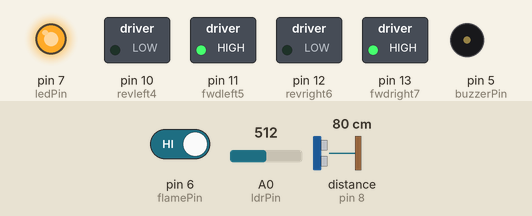
Bench run of a sketch on a simulated Arduino Uno, built with avr-gcc and run on an emulated ATmega328P. Shown: switched loads named in the sketch (green lamp = pin HIGH), output pins drawn as LEDs (lit = HIGH), buzzer (waves = sounding, pin HIGH). Wiring (inferred from the names in the program): ultrasonic range finder: trigger pin 9; echo pin 8. Dashed ring = blinking. Inputs (shaded band) come from the test bench; at power-on: distance to the obstacle (sensor on pin 8) 80 cm, A0 (ldrPin) = 512, pin 6 (flamePin) HIGH. The echo pulse lasts 58.3 µs per cm; pins used as bus, display or sensor lines are not drawn.

Above: at 1.2 s.
1.3 s: distance to the obstacle (sensor on pin 8) set to 7 cm
2.8 s: distance to the obstacle (sensor on pin 8) set to 4 cm
At 3.7 s:
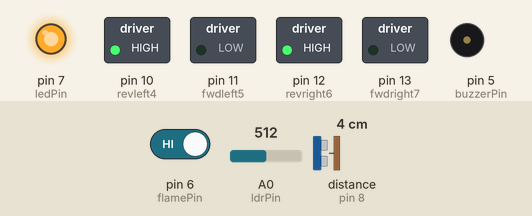
5.8 s: A0 (ldrPin) set to 411
8.8 s: A0 (ldrPin) set to 389
At 10.1 s:
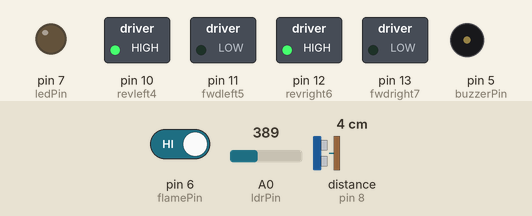
11.8 s: pin 6 (flamePin) driven LOW
At 13.3 s:
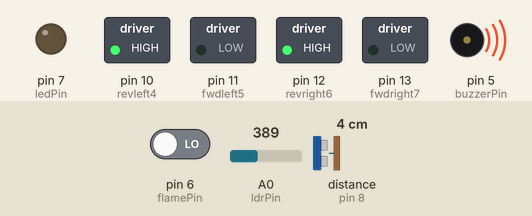
14.8 s: distance to the obstacle (sensor on pin 8) set to 9 cm
At 16.1 s:
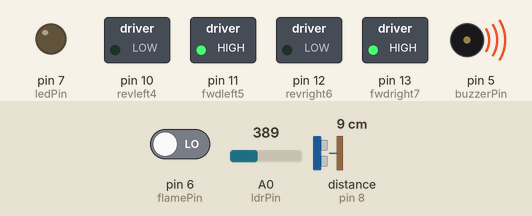
Timing chart, 0 to 17.8 s (numbered marks = the images above; inputs shaded):
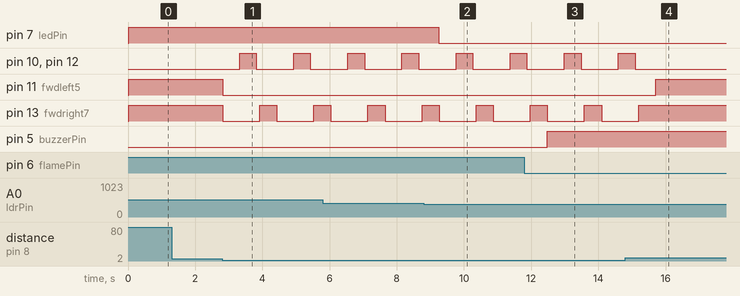

Measured:
- the behaviour switches between 6 and 5 cm on distance to the obstacle (sensor on pin 8) (found by bisection; images 0 and 1)
- the behaviour switches between 401 and 400 on A0 (ldrPin) (found by bisection; images 1 and 2)
- after the input at 1.3 s, every drawn part: stays the same
- after the input at 2.8 s, pin 10 (revleft4), pin 12 (revright6): alternates HIGH for 0.50 s and LOW for 1.1 s, starting after 0.52 s; pin 11 (fwdleft5): HIGH → LOW at once; pin 13 (fwdright7): alternates HIGH for 0.51 s and LOW for 1.1 s, starting at once
- after the input at 8.8 s, pin 7 (ledPin): HIGH → LOW after 0.45 s
- after the input at 11.8 s, pin 5 (buzzerPin): LOW → HIGH after 0.68 s
- after the input at 14.8 s, pin 10 (revleft4), pin 12 (revright6): goes on until 15.1 s, then stays LOW; pin 11 (fwdleft5): LOW → HIGH after 0.91 s; pin 13 (fwdright7): goes on until 15.2 s, then stays HIGH

The sketch:

obstracle_avoidance.ino
```cpp
const int trigPin = 9; // Trig Pin Of HC-SR04
const int echoPin = 8; // Echo Pin Of HC-SR04
const int revleft4 = 10; // Motor Pins
const int fwdleft5 = 11;
const int revright6 = 12;
const int fwdright7 = 13;
const int ledPin = 7;
const int ldrPin = A0;

const int buzzerPin = 5;
const int flamePin = 6;
int Flame = HIGH;

long time, distance;
void setup() {
Serial.begin(9600);
pinMode(revleft4, OUTPUT); // Set Motor Pins
//As O/P
pinMode(fwdleft5, OUTPUT);
pinMode(revright6, OUTPUT);
pinMode(fwdright7, OUTPUT);
pinMode(trigPin, OUTPUT); // Set Trig Pin As
//O/P To Transmit Waves
pinMode(echoPin, INPUT); //Set Echo Pin As
//I/P To Recieve Reflected Waves
Serial.begin(9600);
pinMode(ledPin, OUTPUT);
pinMode(ldrPin, INPUT);

  pinMode(buzzerPin, OUTPUT);
  pinMode(flamePin, INPUT);
  Serial.begin(9600);

}
void loop() {
digitalWrite(trigPin,LOW);
delayMicroseconds(2);
digitalWrite(trigPin,HIGH);
delayMicroseconds(10);
digitalWrite(trigPin,LOW);
delayMicroseconds(2);
time=pulseIn(echoPin,HIGH);
distance=time*340/20000;
delay(10);
if (distance > 5) // Condition For Absence Of
//Obstacle
{
digitalWrite(fwdright7,HIGH); // Move
//Forward
digitalWrite(revright6,LOW);
digitalWrite(fwdleft5,HIGH);
digitalWrite(revleft4,LOW);
}
if (distance < 5) // Condition For Presence Of
//Obstacle
{
digitalWrite(fwdright7,LOW);//Stop
digitalWrite(revright6,LOW);
digitalWrite(fwdleft5,LOW);
digitalWrite(revleft4,LOW);
delay(500);
digitalWrite(fwdright7,LOW);// Move
//Backward
digitalWrite(revright6,HIGH);
digitalWrite(fwdleft5,LOW);
digitalWrite(revleft4,HIGH);
delay(500);
digitalWrite(fwdright7,LOW);//Stop   
digitalWrite(revright6, LOW);
digitalWrite(fwdleft5,LOW);
digitalWrite(revleft4,LOW);
delay(100);
digitalWrite(fwdright7,HIGH);// Move Left   
digitalWrite(revright6, LOW);
digitalWrite(revleft4,LOW);
digitalWrite(fwdleft5,LOW);
delay(500);}

int ldrStatus = analogRead(ldrPin);

if (ldrStatus <= 400)
{
    digitalWrite(ledPin, LOW);

}
else
{
    digitalWrite(ledPin, HIGH);

}

  Flame = digitalRead(flamePin);
  if (Flame== LOW)
  {

    digitalWrite(buzzerPin, HIGH);
  }
  else
  {

    digitalWrite(buzzerPin, LOW);
  }
}
```
